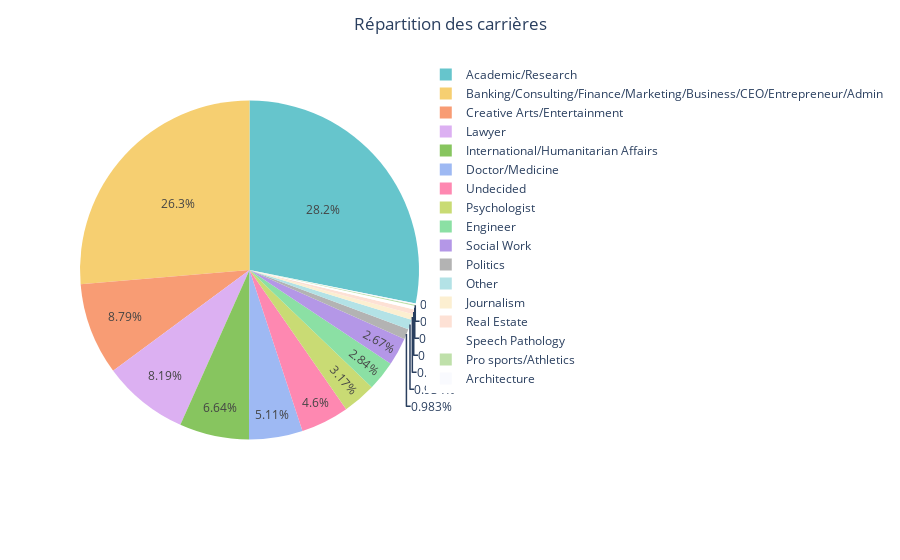

Here is the notebook cell this chart was saved with:
### Code cell
fig = px.pie(df_career, names = "career_c_label", values="count", color_discrete_sequence=px.colors.qualitative.Pastel)
fig.update_layout(title="Répartition des carrières", title_x=0.5)
fig.show()

### Figure 1 — Plotly figure (JSON) as saved in the notebook; plotly's stock layout.template omitted (floating-point values rounded to 4 significant figures)
{"data": [{"domain": {"x": [0, 1], "y": [0, 1]}, "hovertemplate": "career_c_label=%{label}<br>count=%{value}<extra></extra>", "labels": ["Academic/Research", "Banking/Consulting/Finance/Marketing/Business/CEO/Entrepreneur/Admin", "Creative Arts/Entertainment", "Lawyer", "International/Humanitarian Affairs", "Doctor/Medicine", "Undecided", "Psychologist", "Engineer", "Social Work", "Politics", "Other", "Journalism", "Real Estate", "Speech Pathology", "Pro sports/Athletics", "Architecture"], "legendgroup": "", "name": "", "showlegend": true, "type": "pie", "values": [2320, 2170, 724, 675, 547, 421, 379, 261, 234, 220, 81, 77, 44, 39, 28, 10, 10]}], "layout": {"legend": {"tracegroupgap": 0}, "margin": {"t": 60}, "piecolorway": ["rgb(102, 197, 204)", "rgb(246, 207, 113)", "rgb(248, 156, 116)", "rgb(220, 176, 242)", "rgb(135, 197, 95)", "rgb(158, 185, 243)", "rgb(254, 136, 177)", "rgb(201, 219, 116)", "rgb(139, 224, 164)", "rgb(180, 151, 231)", "rgb(179, 179, 179)"], "title": {"text": "Répartition des carrières", "x": 0.5}}}
